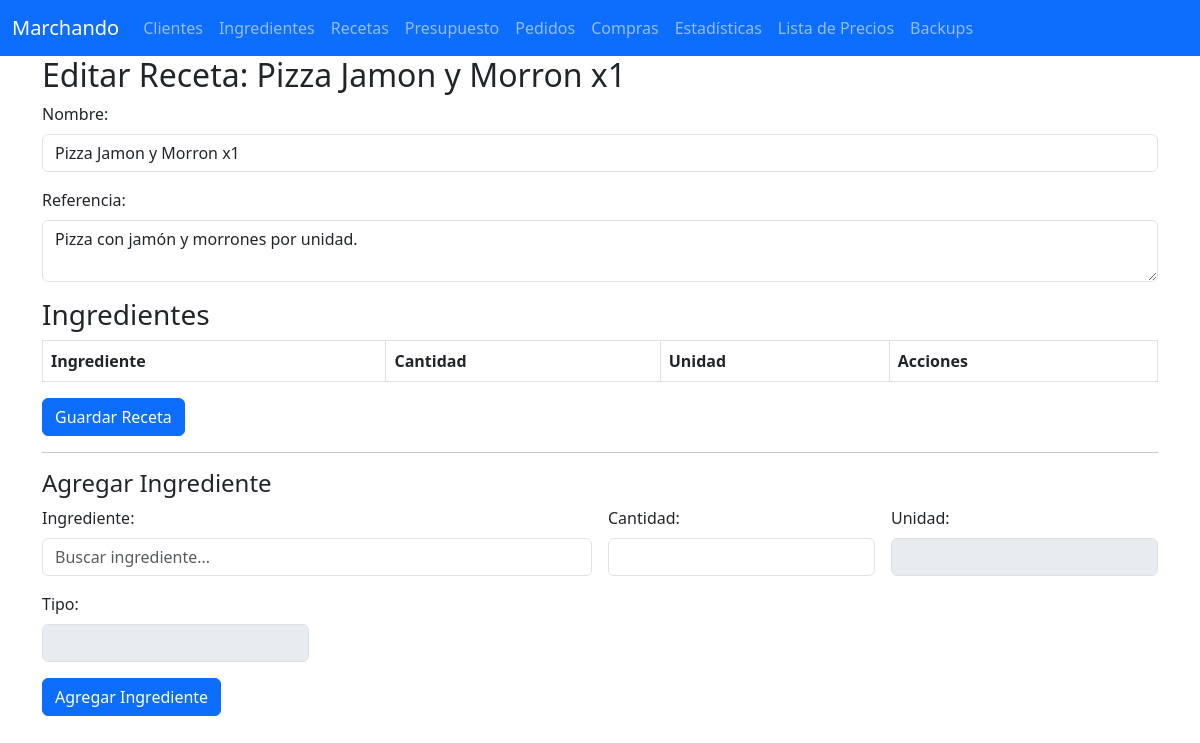
The page /modificar_receta/2 on the database its author committed.
### tables this page shows
CREATE TABLE recetas (
    id INTEGER PRIMARY KEY AUTOINCREMENT,
    nombre TEXT NOT NULL,
    referencia TEXT,
    UNIQUE(nombre)
);

### app.py (the view)
@app.route('/modificar_receta/<int:id>', methods=['GET'])
@login_required
def modificar_receta(id):
    with get_conn() as conn:
        receta = conn.execute('SELECT * FROM recetas WHERE id = ?', (id,)).fetchone()
        ingredientes_receta = conn.execute('''
            SELECT ri.id as ri_id, i.id as ingrediente_id, i.producto, ri.cantidad, ri.unidad
            FROM receta_ingredientes ri
            JOIN ingredientes i ON ri.ingrediente_id = i.id
            WHERE receta_id = ?
        ''', (id,)).fetchall()
    return render_template('editar_receta.html', receta=receta, ingredientes=ingredientes_receta)

### app.py (called while the page is built)
def login_required(f):
    @wraps(f)
    def decorated_function(*args, **kwargs):
        if LOGIN_REQUIRED and not session.get('logged_in'):
            return redirect(url_for('login', next=request.path))
        return f(*args, **kwargs)
    return decorated_function

def get_conn():
    conn = sqlite3.connect(DB_NAME)
    conn.row_factory = sqlite3.Row
    return conn

### templates/editar_receta.html (shortened to what this page needs)
{% extends "base.html" %}
{% block content %}
<h2>Editar Receta: {{ receta.nombre }}</h2>
<form method="POST" action="{{ url_for('actualizar_receta', id=receta.id) }}">
  <div class="mb-3">
    <label for="nombre" class="form-label">Nombre:</label>
    <input type="text" class="form-control" id="nombre" name="nombre" value="{{ receta.nombre }}" required>
  </div>
  <div class="mb-3">
    <label for="referencia" class="form-label">Referencia:</label>
    <textarea class="form-control" id="referencia" name="referencia">{{ receta.referencia }}</textarea>
  </div>
  <h3>Ingredientes</h3>
  <table class="table table-bordered">
    <thead>
      <tr>
        <th>Ingrediente</th>
        <th>Cantidad</th>
        <th>Unidad</th>
        <th>Acciones</th>
      </tr>
    </thead>
  </table>
  <button type="submit" class="btn btn-primary">Guardar Receta</button>
</form>
<hr>
<h4>Agregar Ingrediente</h4>
<form method="POST" action="{{ url_for('agregar_ingrediente_receta', receta_id=receta.id) }}" class="row g-3">
  <div class="col-md-6">
    <label class="form-label">Ingrediente:</label>
    <input type="text" id="buscador" class="form-control" placeholder="Buscar ingrediente..." autocomplete="off">
  </div>
  <div class="col-md-3">
    <label class="form-label">Cantidad:</label>
    <input type="number" step="0.01" name="cantidad" class="form-control" required>
  </div>
  <div class="col-md-3">
    <label class="form-label">Unidad:</label>
    <input type="text" id="unidad_mostrada" class="form-control" disabled>
  </div>
  <div class="col-md-3">
    <label class="form-label">Tipo:</label>
    <input type="text" id="tipo_mostrado" class="form-control" disabled>
  </div>
  <div class="col-12">
    <button type="submit" class="btn btn-primary">Agregar Ingrediente</button>
  </div>
</form>
{% endblock %}

### templates/base.html (style rules this page uses)
body { padding-top: 56px; }

### rows shown on the page
recetas: nombre "Pizza Jamon y Morron x1", referencia "Pizza con jamón y morrones por unidad."
